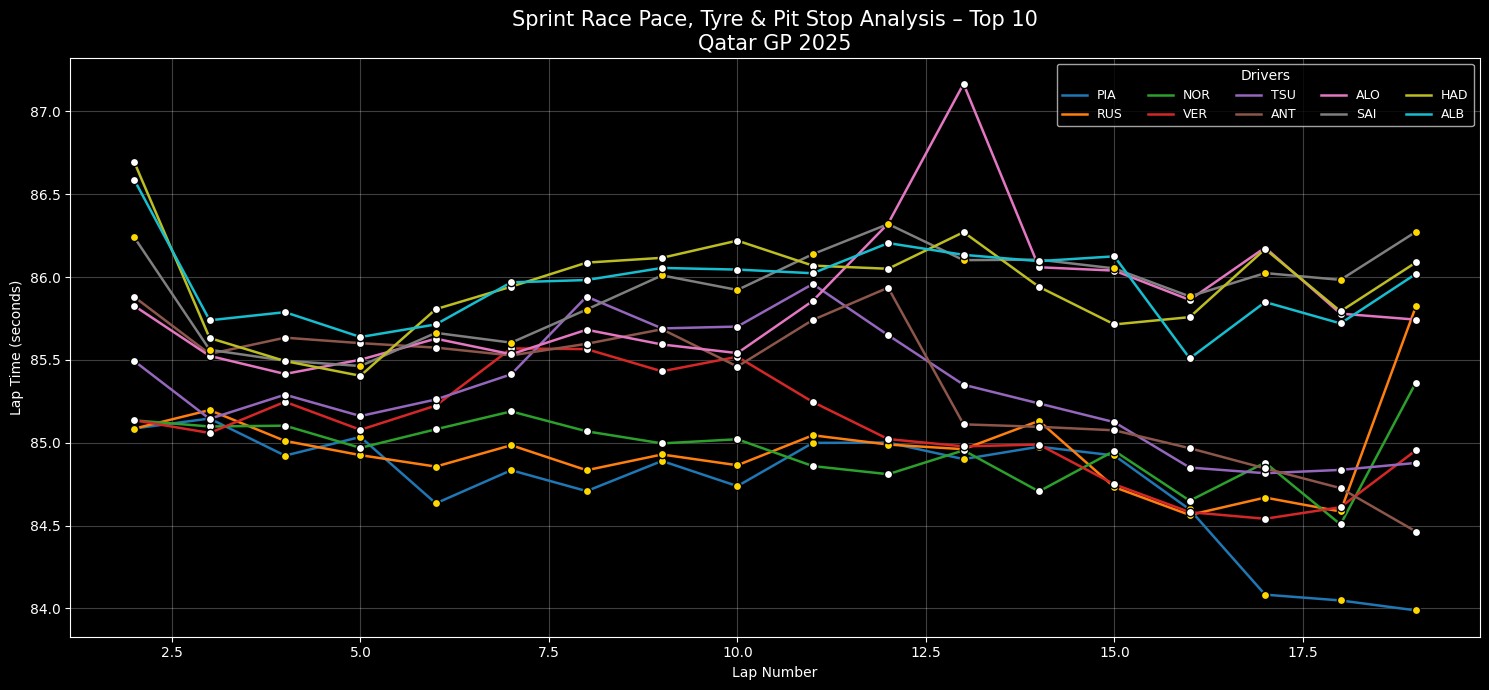

Python code for this plot:
import fastf1
import fastf1.plotting
import matplotlib.pyplot as plt
import numpy as np
import pandas as pd
import os

# =============================
# CONFIG
# =============================
YEAR = 2025
GP = "Qatar"
SESSION = "S"
CACHE_DIR = "cache"

# =============================
# SETUP (FIX CACHE ERROR)
# =============================
os.makedirs(CACHE_DIR, exist_ok=True)
fastf1.Cache.enable_cache(CACHE_DIR)

fastf1.plotting.setup_mpl()
plt.style.use("dark_background")

# =============================
# LOAD SESSION
# =============================
session = fastf1.get_session(YEAR, GP, SESSION)
session.load()

# =============================
# LOAD & CLEAN LAPS
# =============================
laps = session.laps
laps = laps[laps["IsAccurate"] == True].copy()
laps["LapTimeSec"] = laps["LapTime"].dt.total_seconds()

# =============================
# TOP 10 FINISHERS
# =============================
results = session.results.sort_values("Position").head(10)
drivers = results["Abbreviation"].tolist()
laps = laps[laps["Driver"].isin(drivers)]

# =============================
# COLORS (VERSION-PROOF)
# =============================
cmap = plt.cm.get_cmap("tab10", len(drivers))
driver_colors = {drv: cmap(i) for i, drv in enumerate(drivers)}

tyre_colors = {
    "SOFT": "red",
    "MEDIUM": "gold",
    "HARD": "white",
    "INTERMEDIATE": "green",
    "WET": "blue"
}

# =============================
# PLOT
# =============================
plt.figure(figsize=(15,7))

for drv in drivers:
    drv_laps = laps[laps["Driver"] == drv]

    # Race pace
    plt.plot(
        drv_laps["LapNumber"],
        drv_laps["LapTimeSec"],
        color=driver_colors[drv],
        linewidth=1.8,
        label=drv
    )

    # Tyre compound markers
    for compound, group in drv_laps.groupby("Compound"):
        plt.scatter(
            group["LapNumber"],
            group["LapTimeSec"],
            color=tyre_colors.get(compound, "gray"),
            s=35,
            edgecolors="black",
            zorder=3
        )

    # Pit stop markers
    pit_laps = drv_laps[drv_laps["PitInTime"].notna()]
    for lap in pit_laps["LapNumber"]:
        plt.axvline(
            lap,
            color=driver_colors[drv],
            linestyle="--",
            alpha=0.25,
            linewidth=1
        )

# =============================
# LABELS
# =============================
plt.title(
    "Sprint Race Pace, Tyre & Pit Stop Analysis – Top 10\nQatar GP 2025",
    fontsize=15
)
plt.xlabel("Lap Number")
plt.ylabel("Lap Time (seconds)")
plt.grid(alpha=0.25)
plt.legend(title="Drivers", ncol=5, fontsize=9)
plt.tight_layout()
plt.show()
